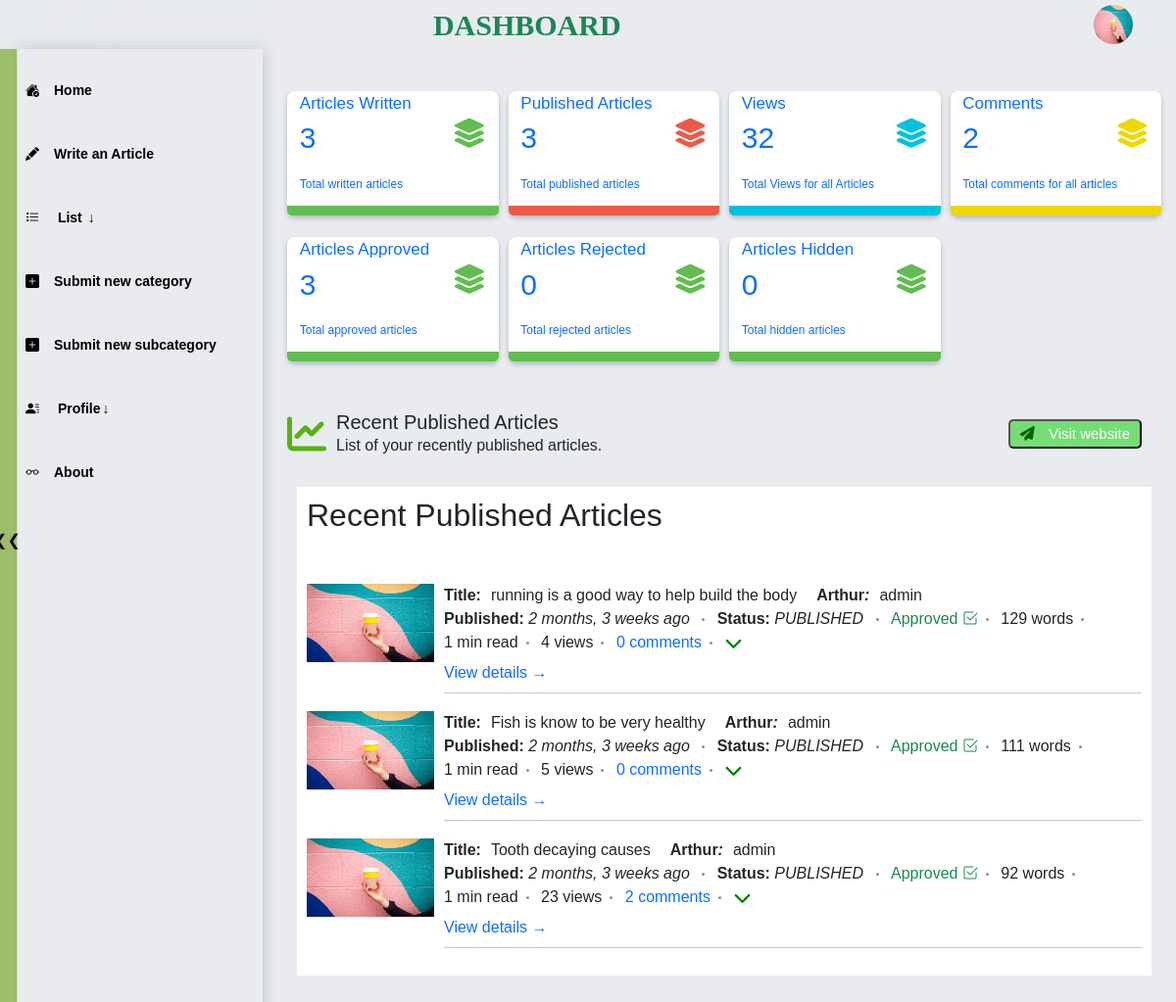
Page /news/dashboard/ (signed in) on the earlier database version.
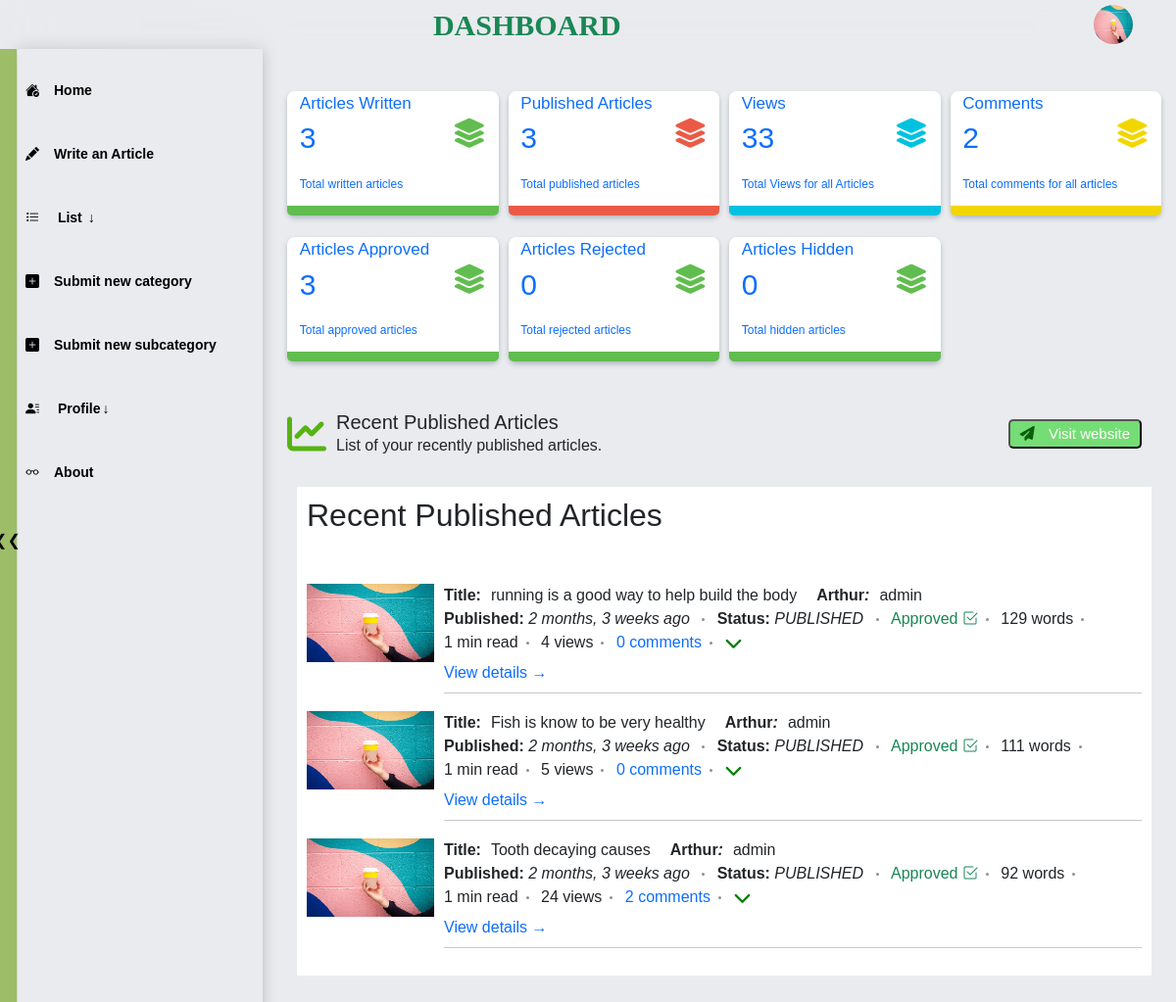
Same page on the later database version.
### hospital_blog/models/article_m.py (models this page shows, shortened)
class Blog(models.Model):
    DRAFTED = "DRAFTED"
    PUBLISHED = "PUBLISHED"
    STATUS_CHOICES = (
        (DRAFTED, 'Draft'),
        (PUBLISHED, 'Publish'),
    )
    author = models.ForeignKey(User, on_delete=models.CASCADE)
    title = models.CharField(max_length=100)
    content = HTMLField('Content')
    image = models.ImageField(default='article-default.jpg', upload_to='blog_images')
    image_credit = models.CharField(max_length=200, default='CDTBLOG')
    category = models.ForeignKey(Category, on_delete=models.CASCADE)
    subcategory = models.ForeignKey(Subcategory, on_delete=models.CASCADE)
    slug = models.SlugField(unique=True, max_length=255, blank=True, null=True)
    tags = TaggableManager(blank=True)
    status = models.CharField(max_length=10, choices=STATUS_CHOICES,
                              default='DRAFT')
    date_published = models.DateTimeField(blank=True, null=True, editable=False)
    date_created = models.DateTimeField(auto_now_add=True,  editable=False)
    date_updated = models.DateTimeField(blank=True, null=True, editable=False)
    date_drafted = models.DateTimeField(blank=True, null=True, editable=False)
    word_count = models.IntegerField(default=0)
    view_count = models.IntegerField(default=0)
    like_count = models.IntegerField(default=0)
    dislike_count = models.IntegerField(default=0)
    date_hidden = models.DateTimeField(blank=True, null=True,editable=False)
    hidden = models.BooleanField(default=False)
    date_approved = models.DateTimeField(blank=True, null=True, editable=False)
    approved = models.BooleanField(default=False)
    date_rejected = models.DateTimeField(blank=True, null=True, editable=False)
    rejected = models.BooleanField(default=False)
    rejection_reason = models.TextField(blank=True, null=True)
    def formatted_views_count(self):
        if self.view_count < 1000:
            return str(self.view_count)
        elif self.view_count < 1000000:
            return f"{self.view_count // 1000}.{self.view_count % 1000 // 100}k"
        else:
            return f"{self.view_count // 1000000}.{self.view_count % 1000000 // 100000}m"
    def read_time(self):
        words = self.word_count
        if words > 0:
            read_time = round(words / 200)
            if read_time == 0:
                read_time = 1
            if read_time >= 60:
                read_time = round(read_time / 60)
                if read_time == 1:
                    return '1 hr'
                else:
                    return f'{read_time} hrs'
            else:
                if read_time == 1:
                    return '1 min'
                else:
                    return f'{read_time} mins'
        else:
            return 0
    @property
    def comment_count(self):
        count_ =self.comments.filter(blog=self, approved=True).count()
        if count_ >= 1000:
            suffixes = ['', 'k', 'M', 'B', 'T']
            magnitude = 0
            while count_ >= 1000 and magnitude < len(suffixes)-1:
                magnitude += 1
                count_ /= 1000
                _count = f'{count_:.1f}{suffixes[magnitude]}'
            return _count
        else:
            return count_

### hospital_blog/views/dashboard/dashboard_home_v.py (the view, shortened to what this page needs)
# urls.py: path('dashboard/', dashboard_home, name='dashboard_home'),
@login_required
def dashboard_home(request):
    author = request.user
    if author.is_staff:
        blogs_ = Blog.objects.all()
        blogs_c = Blog.objects.all().annotate(total_comments=Sum('comments__approved')) or 0
        if blogs_.exists():
            total_comments = blogs_c.aggregate(Sum('total_comments'))['total_comments__sum'] or 0
            total_views = Blog.objects.aggregate(Sum('view_count'))['view_count__sum'] or 0
        else:
            total_comments=0
            total_views=0
        total_blogs = Blog.objects.count()
        total_published_blogs = Blog.objects.filter(status='PUBLISHED').count() or 0
        recent_blogs  = Blog.objects.filter(status='PUBLISHED', hidden=False).order_by('-date_published')[:5]
        total_rejected = Blog.objects.filter(rejected=True).count() or 0
        total_approved = Blog.objects.filter(approved=True).count() or 0
        total_hidden = Blog.objects.filter(hidden=True).count() or 0
        messages.success(request, 'This is a success message.')
    context = {
        'total_blogs': total_blogs,
        'total_published_blogs': total_published_blogs,
        'total_views': total_views,
        'total_comments': total_comments,
        'recent_blogs': recent_blogs,
        'total_rejected': total_rejected,
        'total_approved': total_approved,
        'total_hidden': total_hidden,
        }
    return render(request, 'blogdashboard/dashboard_home.html', context)

### templates/blogdashboard/dashboard_home.html (shortened to what the changed rows need)
{% extends 'blogdashboard/dashboard_base.html' %}
{% load static %}
{% block css %}
<link rel="stylesheet" href="{% static 'css/blogdashboard/dashboard_home.css' %}">
<link rel="stylesheet" href="{% static 'css/blogdashboard/common.css' %}">
{% endblock css %}
{% block content %}
<section class="item2 section home-page" id="home">
        <div class="info-cards">
            <a href="">
            <div class="card--item">
                <div id="card--item" style="margin: 0.8rem;">
                    <div class="card-top">
                        <div class="card-title-inf">
                            <span class="card--title ">Views</span>
                            <span id="span2">{{ total_views }}</span>
                        </div>
                    </div>
                </div>
            </div>
            </a>
        </div>
        <div class="recent-articles">
            <div id="r-a-heading">
                <h2> Recent Published Articles
            </div>
            {% for blog in recent_blogs %}
            <div id="r-a-body">
                <div class="r-a-body">
                    <div class="img" >
                        <img class="" src="{{ blog.image.url }}" alt="" height="80" width="130">
                    </div>
                    <div style="padding-left: 10px;">
                        <div>
                            <ol class="post-arthur">
                                <li><h6>Title:</h6> <span>{{blog.title}}</span> </li>
                                <li><h6>Arthur<i>:</i></h6> <span>{{ blog.author.username }}</span> </li>
                            </ol>
                        </div>
                        <div class="meta mb-1">
                            <span class="date">
                            <b>Published:</b>
                            <i>{% comment %} {{ blog.date_published|timesince|slice:":9"}} ago {% endcomment %}
                                {{ blog.date_published|timesince|slice:":20"|add:" ago" }}
                            </i>
                            </span>
                            <span class="date">
                                <b>Status:</b>
                                <i>
                                    {{ blog.status }}
                                </i>
                            </span>
                            {% if blog.rejected %}
                                <span class="text-warning date">Rejected <i class="bi bi-x-octagon"></i></span>
                                {% comment %} if approved is True {% endcomment %}
                            {% elif blog.approved %}
                                <span class="text-success date">Approved <i class="bi bi-check2-square"></i></span>
                            {% else %}
                                <span class="text-info date">Not verified <i class="bi bi-app-indicator"></i></span>
                                {% comment %} end {% endcomment %}
                            {% endif %}
                            <span class="time">{{ blog.word_count }} words</span>
                            <span class="time">{{ blog.read_time }} read</span>
                            <span class="comment">{{ blog.formatted_views_count }} views</span>
                            <span class="comment"><a href="#">{{ blog.comment_count }} comments</a></span>
                            <div class="dropdown time">
                                <button class="btn dropdown-toggle" type="button" id="time-dropdown" data-bs-toggle="dropdown" aria-expanded="false">
                                <i class="fas fa-chevron-down dropdown-btn"></i>
                                </button>
                            </div>
                        </div>
                        <a class="r-a-more-link" href="{% url 'blog:das_article_detail' slug=blog.slug %}">View details →</a>
                        <hr class="solid" style="height: 6px;margin: 0.5rem 0;">
                    </div>
                </div>
            </div>
            {% empty %}
            <div>No blogs published yet.</div>
            {% endfor %}
        </div>
</section>
{% endblock content %}

Differences in the rows shown:
changed Blog "Tooth decaying causes": formatted_views_count "23" → "24"
Other differences:
{{ total_views }}: "32" → "33"
